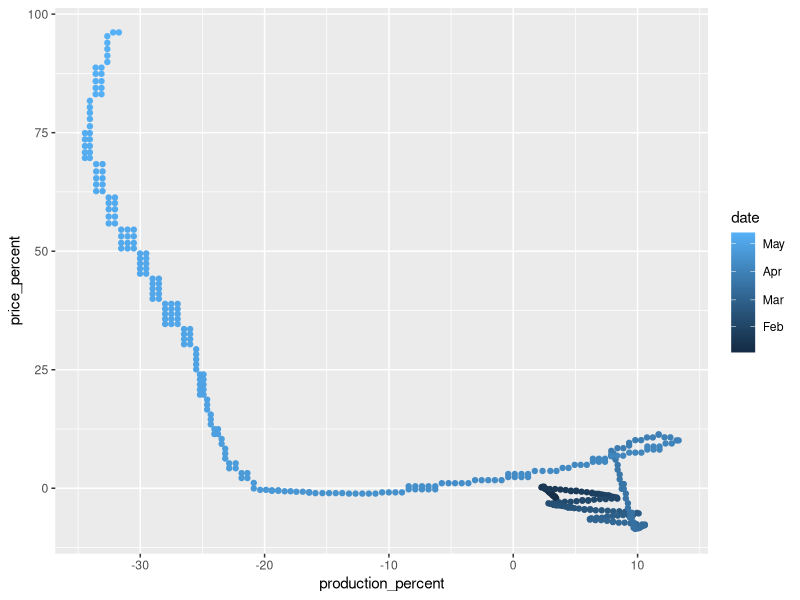

The R script that drew this image:
## ---- chunk 1
library(tidyverse)
## ---- chunk 2
# task-begin
## TODO: Load the data you extracted above
df_price <- NA
df_production <- NA
# task-end
# solution-begin
## NOTE: Your filenames may vary!
df_price <- read_csv(
  "./data/beef_price.csv",
  col_names = c("date", "price_percent")
)
df_production <- read_csv(
  "./data/beef_production.csv",
  col_names = c("date", "production_percent")
)
## NOTE: I'm relying on WebPlotDigitizer to produce dates in order to
## make this join work. This will probably fail if you have numbers
## rather than dates.
df_both <-
  inner_join(
    df_price,
    df_production,
    by = "date"
  )

df_both %>%
  ggplot(aes(production_percent, price_percent, color = date)) +
  geom_point()
# solution-end
